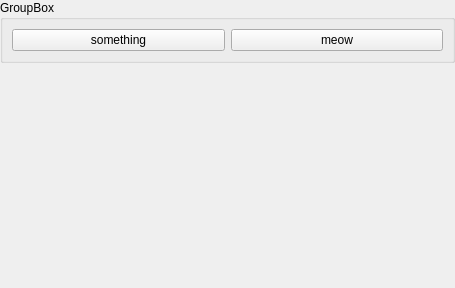
<?xml version="1.0" encoding="UTF-8"?>
<ui version="4.0">
 <class>SnapWindow</class>
 <widget class="QMainWindow" name="SnapWindow">
  <property name="geometry">
   <rect>
    <x>0</x>
    <y>0</y>
    <width>455</width>
    <height>288</height>
   </rect>
  </property>
  <property name="windowTitle">
   <string>MainWindow</string>
  </property>
  <widget class="QWidget" name="centralwidget">
   <layout class="QHBoxLayout" name="horizontalLayout">
    <property name="spacing">
     <number>0</number>
    </property>
    <property name="leftMargin">
     <number>0</number>
    </property>
    <property name="topMargin">
     <number>0</number>
    </property>
    <property name="rightMargin">
     <number>0</number>
    </property>
    <property name="bottomMargin">
     <number>0</number>
    </property>
    <item>
     <layout class="QVBoxLayout" name="transparentView">
      <property name="spacing">
       <number>0</number>
      </property>
      <item>
       <widget class="QGroupBox" name="groupBox">
        <property name="title">
         <string>GroupBox</string>
        </property>
        <layout class="QHBoxLayout" name="horizontalLayout_2">
         <item>
          <widget class="QPushButton" name="pushButton_2">
           <property name="text">
            <string>something</string>
           </property>
          </widget>
         </item>
         <item>
          <widget class="QPushButton" name="pushButton">
           <property name="text">
            <string>meow</string>
           </property>
          </widget>
         </item>
        </layout>
       </widget>
      </item>
      <item>
       <spacer name="verticalSpacer">
        <property name="orientation">
         <enum>Qt::Vertical</enum>
        </property>
        <property name="sizeHint" stdset="0">
         <size>
          <width>20</width>
          <height>40</height>
         </size>
        </property>
       </spacer>
      </item>
     </layout>
    </item>
   </layout>
  </widget>
 </widget>
 <resources/>
 <connections/>
</ui>
